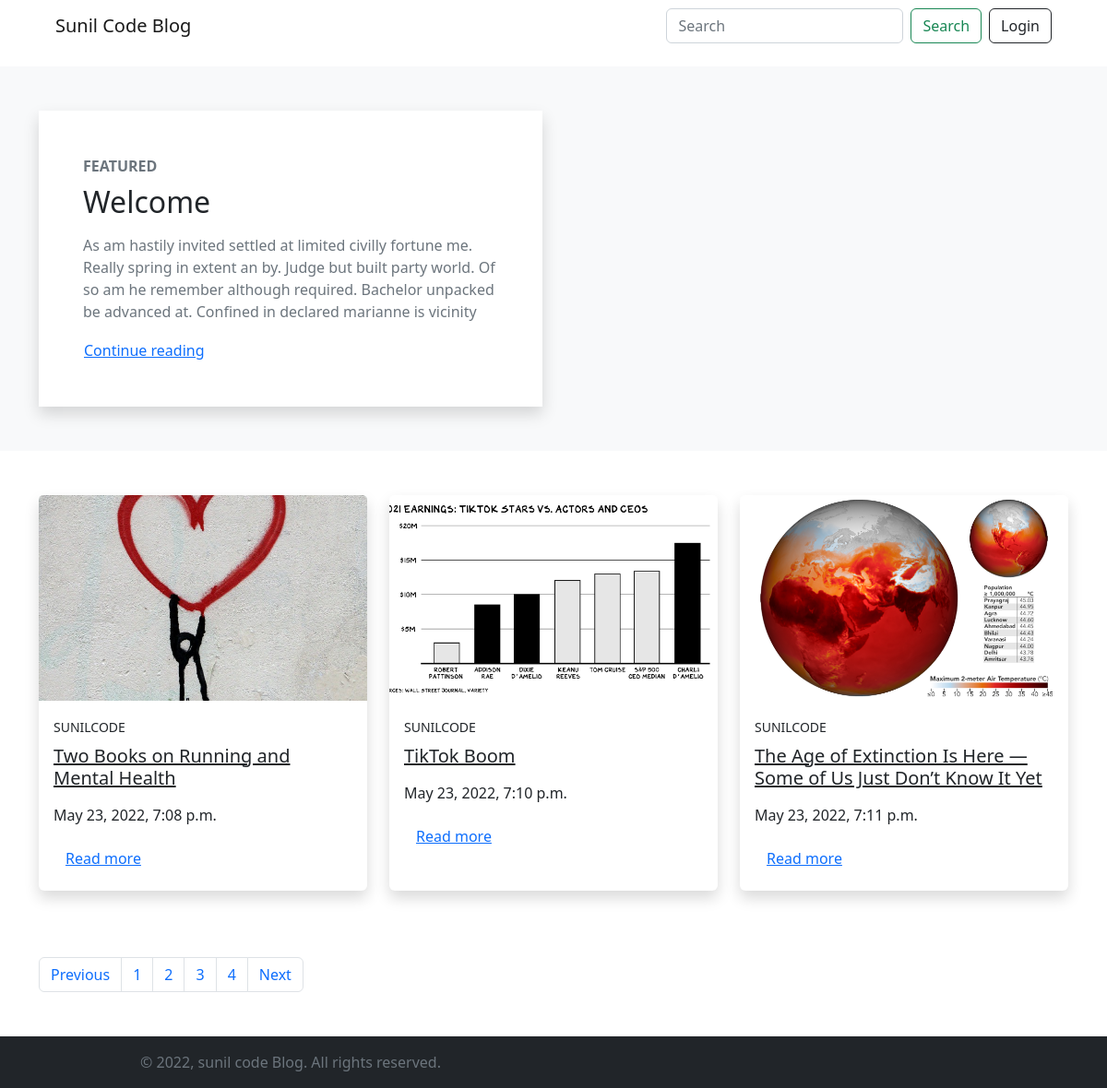
Page /?page=3 on the earlier database version.
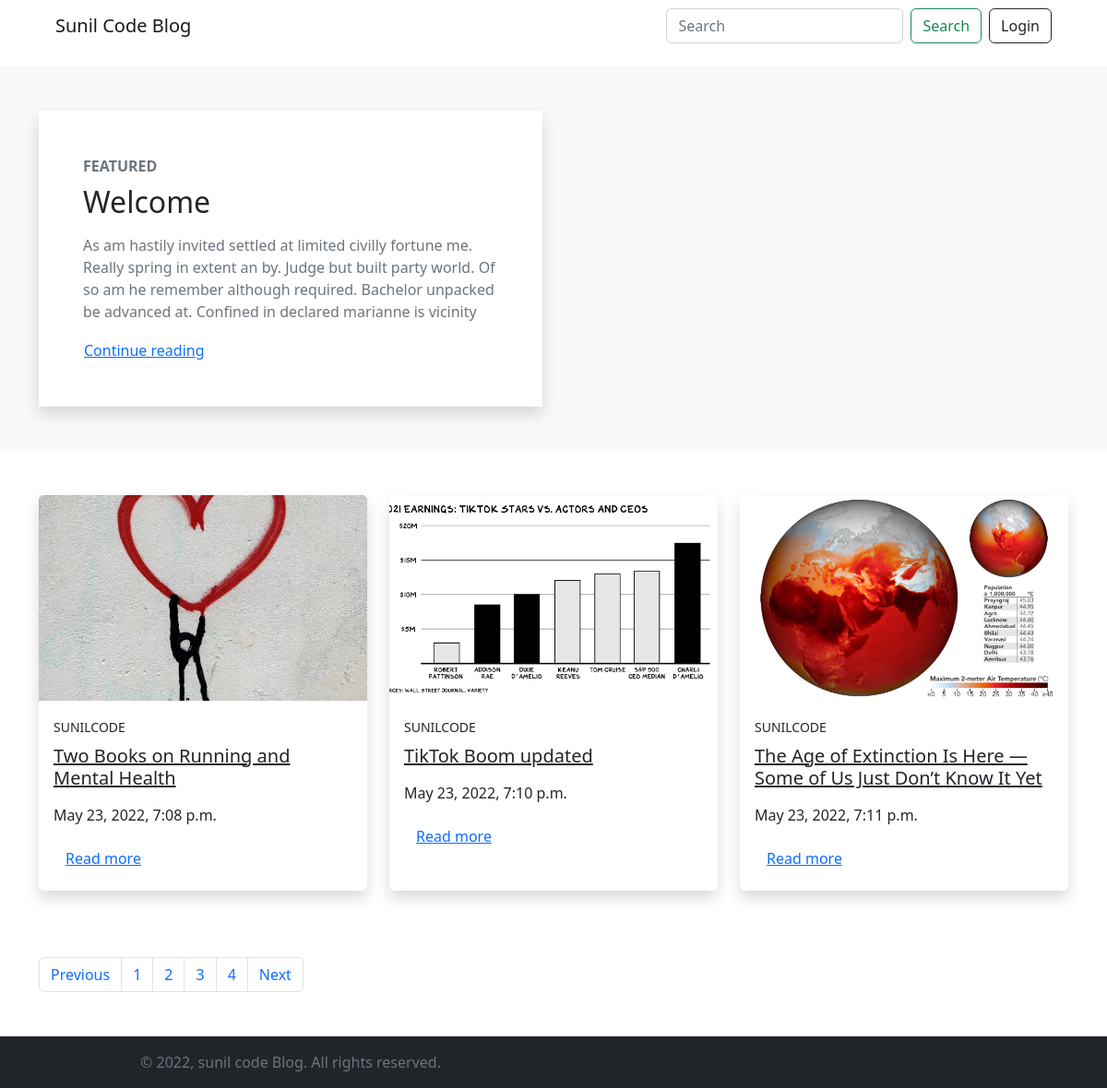
Same page on the later database version.
### miniBlog/models.py (models this page shows, shortened)
class BlogModel(models.Model):
    title=models.CharField(max_length=1000)
    content=FroalaField()
    slug=models.SlugField(max_length=1000, null=True,  blank=True)
    image=models.ImageField(upload_to='blog')
    user=models.ForeignKey(User, null=True, blank=True ,on_delete=models.CASCADE)
    created_at=models.DateTimeField(auto_now_add=True)
    upload_to=models.DateTimeField(auto_now=True)
    likes=models.ManyToManyField(User,blank=True, related_name='post_like')

### miniBlog/views.py (the view)
# urls.py: 2. Add a URL to urlpatterns:  path('', views.home, name='home')
def home(request):
    try:
        blogs = BlogModel.objects.all().order_by('id')
        paginator = Paginator(blogs, 3)
        pages = paginator.page_range
        pageNumber = request.GET.get('page')
        finalBlogpage = paginator.get_page(pageNumber)
        context = {'blogs': finalBlogpage, 'pages': pages}
        profile = Profile.objects.get(user=request.user)
        verify = profile.is_varified
        if not verify:
            messages.warning(request, 'Please verify your Account!')
    except Exception as e:
        print(e)
    return render(request, 'blog/home.html', context)

### templates/blog/home.html (shortened to what this page needs)
{% extends "./base.html" %}
{% block start %}
<section class="position-relative py-5 bg-light mb-5">
  <div class="container">
    <div class="row">
      <div class="col-lg-6">
        <div class="bg-white rounded-lg shadow p-5"><strong
            class="text-uppercase text-secondary d-inline-block mb-2 text-sm">Featured</strong>
          <h2 class="mb-3">Welcome {{request.user.first_name | capfirst }}</h2>
          <p class="text-muted">As am hastily invited settled at limited civilly fortune me. Really spring in extent an
            by. Judge but built party world. Of so am he remember although required. Bachelor unpacked be advanced at.
            Confined in declared marianne is vicinity</p><a class="btn btn-link p-0" href="post.html">Continue reading
            </a>
        </div>
      </div>
    </div>
  </div>
</section>
<section class="py-6">
  <div class="container">
    <div class="row mb-5">
      {% for blog in blogs %}
      <div class="col-lg-4 col-sm-6 mb-4 hover-animate">
        <div class="card shadow border-0 h-100"><a href="{% url 'blog_detail' blog.slug %}"><img
              class=" card-img-top" src="{{blog.image.url}}" alt="..." style="object-fit:cover ; aspect-ratio: 16/ 10;" /></a>
          <div class="card-body"><a class="text-uppercase text-decoration-none text-body text-sm letter-spacing-2"
              href="{% url 'blog_publisher' blog.user.username %}"><small>{{blog.user.username}}</small></a>
            <h5 class="my-2"><a class="text-dark" href="{% url 'blog_detail' blog.slug %}">{{blog.title}} </a></h5>
            <p class="text-gray-500 text-sm my-3">{{blog.created_at}}</p>
            <a class="btn btn-link pl-0" href="{% url 'blog_detail' blog.slug %}">Read more</a>
          </div>
        </div>
      </div>
      {% endfor %}
    </div>
    {% if pages %}
    <div class="mb-5 justify-content-end">
    <nav aria-label="...">
      <ul class="pagination">
        {% if blogs.has_previous %}
        <li class="page-item ">
          <a class="page-link" href="?page={{blogs.previous_page_number}}">Previous</a>
        </li>
        {% else %}
        <li class="page-item disabled">
          <a class="page-link ">Previous</a>
        </li>
        {% endif %}
        {% for page in pages %}
        <li class="page-item"><a class="page-link"  href="?page={{page}}">{{page}}</a></li>
        {% endfor %}
        {% if blogs.has_next %}
        <li class="page-item">
          <a class="page-link" href="?page={{blogs.next_page_number}}">Next</a>
        </li>
        {% else %}
        <li class="page-item disabled">
          <a class="page-link" disabled>Next</a>
        </li>
        {% endif %}
      </ul>
    </nav>
  </div>
  {% endif %}
  </div>
</section>
{% endblock %}

### templates/blog/base.html (shortened to what this page needs)
{% load socialaccount %}
{% load static %}
<!DOCTYPE html>
<html lang="en">
<head>
  <link rel="stylesheet" href="{% static 'css/nouislider.css' %}">
  <link rel="stylesheet" href="{% static 'css/swiper.min.css' %}">
  <link rel="stylesheet" href="{% static 'css/magnific-popup.css' %}">
  <link href='https://unpkg.com/boxicons@2.1.2/css/boxicons.min.css' rel='stylesheet'>
  <link rel="stylesheet" href="{% static 'css/style.css' %}">
  <link rel="stylesheet" href="https://cdn.jsdelivr.net/npm/bootstrap@5.2.0-beta1/dist/css/bootstrap.min.css">
</head>
<body>
  <header class="pb-5 mb-4">
    <nav class="navbar navbar-expand-lg bg-white fixed-top  px-1 px-sm-5 " id="navigation">
      <div class="container-fluid">
        <a class="navbar-brand" href="/">Sunil Code Blog</a>
        <div class="collapse navbar-collapse" id="navbarSupportedContent">
          <form class="d-flex" role="search" method="get" action="{% url 'search' %}">
            <input class="form-control me-2" type="search" placeholder="Search" aria-label="Search" name="query">
            <button class="btn btn-outline-success" type="submit">Search</button>
          </form>
          {% if not request.user.is_authenticated %}
          <div class="text-end ms-sm-2 ms-0 mt-2 mt-sm-0">
            <a href="{% url 'login' %}" type="button" class="btn btn-outline-dark d-block ">Login</a>
          </div>
          {% endif %}
        </div>
      </div>
    </nav>
  </header>
    {% block start %}
  {% endblock %}
  <footer class="position-relative z-index-10 d-print-none bg-dark ">
    <div class="py-3 font-weight-light bg-gray-800 text-secondary">
      <div class="container">
        <div class="row align-items-center">
          <div class="col-md-6 text-center text-md-left">
            <p class="text-sm mb-md-0">&copy; <span id="year"></span>, sunil code Blog. All rights reserved.</p>
          </div>
        </div>
      </div>
    </div>
  </footer>
</body>
</html>

### static/css/style.css (style rules this page uses)
body { scroll-behavior: smooth; }

Differences in the rows shown:
changed BlogModel: title "TikTok Boom" → "TikTok Boom updated"
